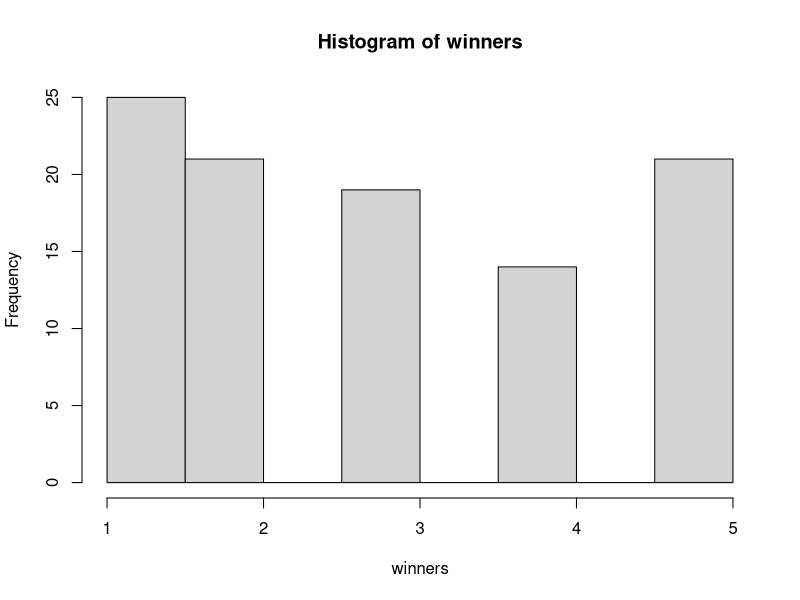
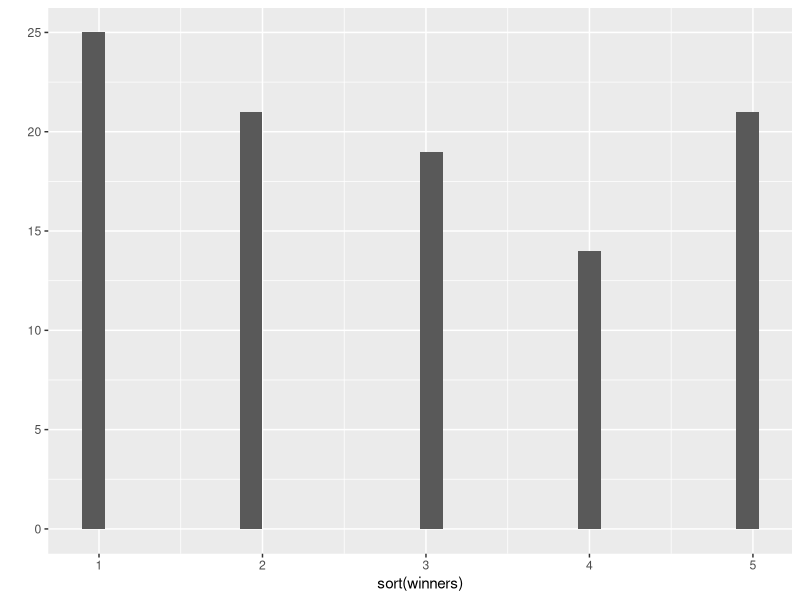

Source code (R) for these figures, in order:
die_10 <- 1:10

#Num of rounds  
n_rounds <- 100

# Num of players
n_players <- 5

# variable to hold the current round's highest score & the player who scored it
current_round_best_score <- 0
current_round_leader <- NA

# make a null vector to record each round's winner
winners <- rep(NA, n_rounds)

# go through however many rounds there are
for (i in 1:n_rounds){
  # have each player roll
  for (p in 1:n_players){
    # roll & sum the outcome
    outcome <- sample( die_10, 2, replace=FALSE)
    outcome <- sum(outcome)
    #sum of the score each player
    print (outcome)
    # check if this player rolled more than the previous leader
    if (outcome > current_round_best_score){
      # replace this round's high score & leader if they've been beaten
      current_round_best_score <- outcome
      current_round_leader <- p
    }
  }
  # record the round's winner
  winners[i] <- current_round_leader
  
  # reset the high score
  current_round_best_score <- 0
  current_round_leader <- NA
}

# create a table of results
results = table(winners)
# results = summary(as.factor(winners))
results

#-----------------------------------------
#plot 
hist(winners)
library(ggplot2) 
qplot(sort(winners))